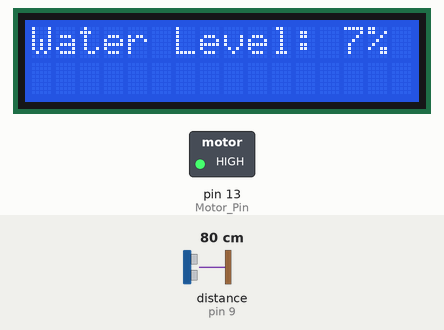
Recording of a sketch running on a simulated Arduino Uno, built with avr-gcc and run on an emulated ATmega328P. Shown: 16×2 character LCD, switched loads named in the sketch (green lamp = pin HIGH). Wiring (inferred from the names in the program): ultrasonic range finder: trigger pin 8; echo pin 9. Inputs (shaded band) come from the test bench; at power-on: distance to the obstacle (sensor on pin 9) 80 cm. The echo pulse lasts 58.3 µs per cm; no radio packets arrive unless stated; pins used as bus, display or sensor lines are not drawn.

Above: at 1.2 s.
1.3 s: distance to the obstacle (sensor on pin 9) set to 27 cm
At 2.8 s:
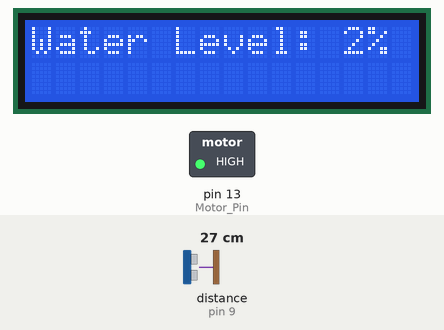
4.3 s: distance to the obstacle (sensor on pin 9) set to 2 cm
At 4.9 s:
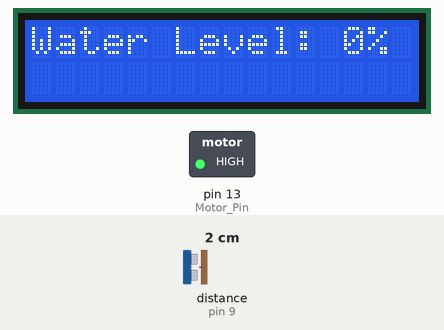
5.9 s: distance to the obstacle (sensor on pin 9) set to 18 cm
At 7.2 s:
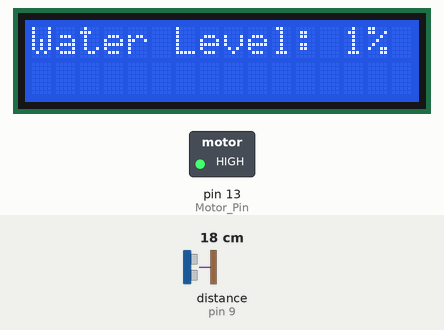
Timing chart, 0 to 8.9 s (numbered marks = the images above; inputs shaded):
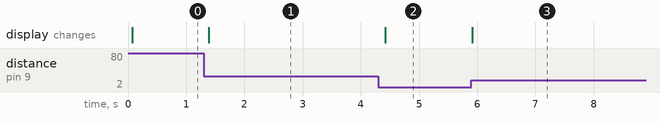

Measured:
- after the input at 1.3 s, the display: changes after 0.09 s (image 1)
- after the input at 4.3 s, the display: changes after 0.12 s (image 2)
- after the input at 5.9 s, the display: changes at once (image 3)

The sketch:

transmitter.ino
```cpp
#include <VirtualWire.h>
#include <LiquidCrystal.h>

LiquidCrystal lcd(7, 6, 5, 4, 3, 2); // Adjust the pin numbers based on your wiring

const int trigPin = 8; // Change the pin numbers as needed
const int echoPin = 9; // Change the pin numbers as needed
const int Motor_Pin = 13; // Change the pin numbers as needed

long duration;
int distance;

void setup() {
  vw_set_tx_pin(12); // Set the virtual wire transmitter pin to pin 12
  vw_setup(2000);     // Bits per second
  pinMode(trigPin, OUTPUT);
  pinMode(echoPin, INPUT);
  pinMode(Motor_Pin, OUTPUT);

  lcd.begin(16, 2); // Initialize the LCD with 16 columns and 2 rows

  // Initialize motor state and display water level
  int initialLevel = readWaterLevel(); // Implement a function to read the initial water level
  updateMotorState(initialLevel);
  displayWaterLevel(initialLevel);
}

void loop() {
  digitalWrite(trigPin, LOW);
  delayMicroseconds(2);

  digitalWrite(trigPin, HIGH);
  delayMicroseconds(10);
  digitalWrite(trigPin, LOW);

  duration = pulseIn(echoPin, HIGH);
  distance = duration * 0.034 / 2;
  int Level = map(distance, 0, 1000, 0, 100);

  // Update motor state and display water level
  updateMotorState(Level);
  displayWaterLevel(Level);

  // Send the water level wirelessly
  char buffer[5];
  sprintf(buffer, "%d", Level);
  vw_send((uint8_t*)buffer, strlen(buffer));
  vw_wait_tx();

  delay(50); // Adjust delay based on your requirements
}

void updateMotorState(int waterLevel) {
  // Control the motor based on water level
  if (waterLevel < 30) {
    digitalWrite(Motor_Pin, HIGH); // Turn on the motor
  } else if (waterLevel >= 90) {
    digitalWrite(Motor_Pin, LOW); // Turn off the motor
  }
  // If water level is between 30 and 90, maintain the motor state
  // based on the previous state after Arduino reset.
}

void displayWaterLevel(int waterLevel) {
  // Print the water level on the LCD
  lcd.clear();
  lcd.setCursor(0, 0);
  lcd.print("Water Level: ");
  lcd.print(waterLevel);
  lcd.print("%");
}

int readWaterLevel() {
  // Implement a function to read the initial water level from your sensor
  // Replace this with the actual code to read the water level.
  // This function should return an integer representing the water level.
  // Example: return analogRead(Water_Level_Pin);
  return 0; // Replace with actual implementation
}
```
